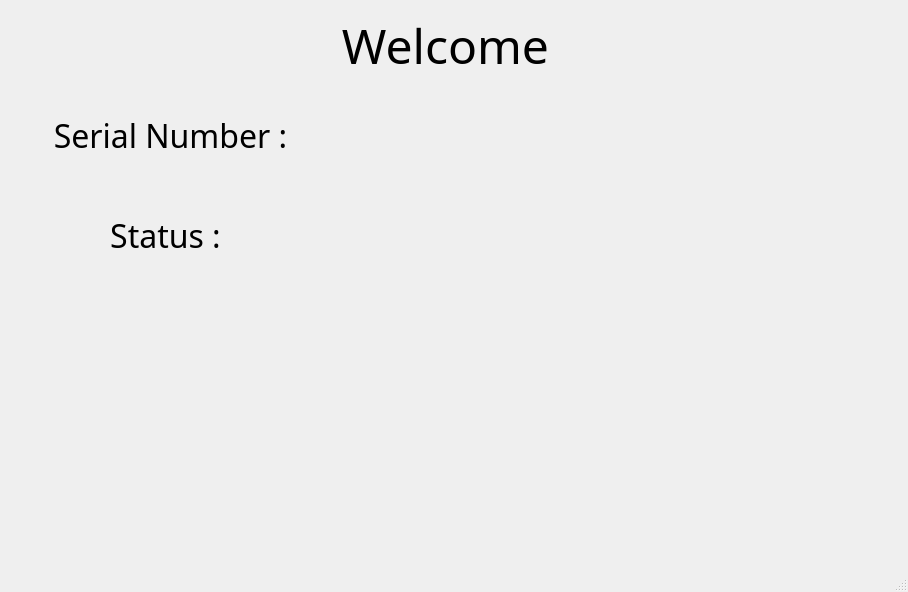
<?xml version="1.0" encoding="UTF-8"?>
<ui version="4.0">
 <class>MainWindow</class>
 <widget class="QMainWindow" name="MainWindow">
  <property name="geometry">
   <rect>
    <x>0</x>
    <y>0</y>
    <width>908</width>
    <height>592</height>
   </rect>
  </property>
  <property name="windowTitle">
   <string>MainWindow</string>
  </property>
  <widget class="QWidget" name="centralwidget">
   <widget class="QLabel" name="welcome">
    <property name="geometry">
     <rect>
      <x>10</x>
      <y>10</y>
      <width>871</width>
      <height>71</height>
     </rect>
    </property>
    <property name="font">
     <font>
      <family>Myanmar Text</family>
      <pointsize>36</pointsize>
     </font>
    </property>
    <property name="midLineWidth">
     <number>-2</number>
    </property>
    <property name="text">
     <string>Welcome</string>
    </property>
    <property name="textFormat">
     <enum>Qt::PlainText</enum>
    </property>
    <property name="alignment">
     <set>Qt::AlignCenter</set>
    </property>
   </widget>
   <widget class="QLabel" name="labelSerial">
    <property name="geometry">
     <rect>
      <x>30</x>
      <y>110</y>
      <width>281</width>
      <height>51</height>
     </rect>
    </property>
    <property name="font">
     <font>
      <family>Myanmar Text</family>
      <pointsize>24</pointsize>
     </font>
    </property>
    <property name="midLineWidth">
     <number>-2</number>
    </property>
    <property name="text">
     <string>Serial Number :</string>
    </property>
    <property name="textFormat">
     <enum>Qt::PlainText</enum>
    </property>
    <property name="alignment">
     <set>Qt::AlignCenter</set>
    </property>
   </widget>
   <widget class="QLabel" name="labelStatus">
    <property name="geometry">
     <rect>
      <x>20</x>
      <y>210</y>
      <width>291</width>
      <height>51</height>
     </rect>
    </property>
    <property name="font">
     <font>
      <family>Myanmar Text</family>
      <pointsize>24</pointsize>
     </font>
    </property>
    <property name="midLineWidth">
     <number>-2</number>
    </property>
    <property name="text">
     <string>Status :</string>
    </property>
    <property name="textFormat">
     <enum>Qt::PlainText</enum>
    </property>
    <property name="alignment">
     <set>Qt::AlignCenter</set>
    </property>
   </widget>
   <widget class="QLabel" name="labelSerialValue">
    <property name="geometry">
     <rect>
      <x>320</x>
      <y>110</y>
      <width>551</width>
      <height>41</height>
     </rect>
    </property>
    <property name="font">
     <font>
      <family>MS UI Gothic</family>
      <pointsize>20</pointsize>
     </font>
    </property>
    <property name="midLineWidth">
     <number>-2</number>
    </property>
    <property name="text">
     <string/>
    </property>
    <property name="textFormat">
     <enum>Qt::PlainText</enum>
    </property>
    <property name="alignment">
     <set>Qt::AlignCenter</set>
    </property>
   </widget>
   <widget class="QLabel" name="labelStatusValue">
    <property name="geometry">
     <rect>
      <x>320</x>
      <y>210</y>
      <width>551</width>
      <height>41</height>
     </rect>
    </property>
    <property name="font">
     <font>
      <family>MS UI Gothic</family>
      <pointsize>20</pointsize>
     </font>
    </property>
    <property name="midLineWidth">
     <number>-2</number>
    </property>
    <property name="text">
     <string/>
    </property>
    <property name="textFormat">
     <enum>Qt::PlainText</enum>
    </property>
    <property name="alignment">
     <set>Qt::AlignCenter</set>
    </property>
   </widget>
  </widget>
  <widget class="QMenuBar" name="menubar">
   <property name="geometry">
    <rect>
     <x>0</x>
     <y>0</y>
     <width>908</width>
     <height>26</height>
    </rect>
   </property>
  </widget>
  <widget class="QStatusBar" name="statusbar"/>
 </widget>
 <resources/>
 <connections/>
</ui>
